Frame 1 (no input): blank canvas, image omitted
Frame 60 (the mouse pressed at the canvas centre just before this capture): blank canvas, image omitted
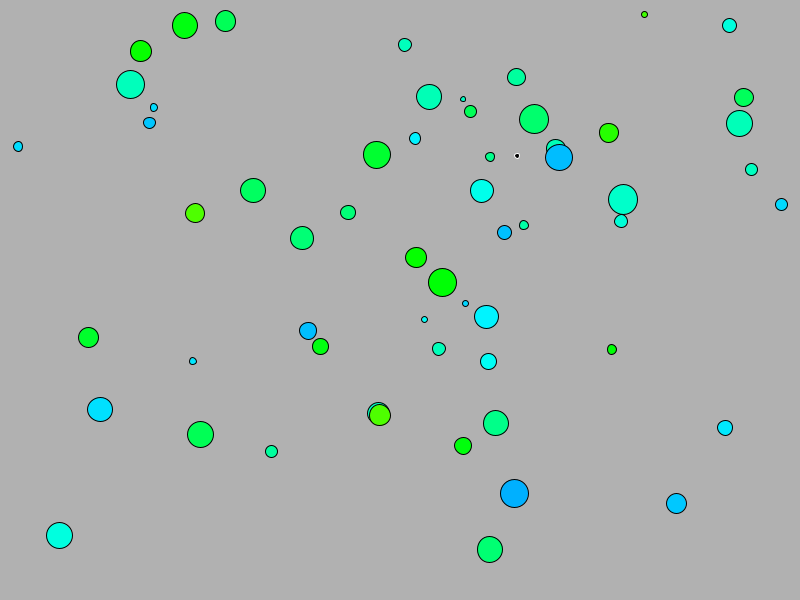
Frame 120 (the mouse held since frame 60 and released just before this capture)

The Processing sketch whose frames 1 and 60 were blank and that drew this single picture after the mouse press (run headless with seeded random() and noise(); from frame 60 on, the mouse is pressed at the canvas centre):

// Processing sketch: black_hole_attempt
// ── black_hole_attempt.pde
ArrayList<BouncyBall> food = new ArrayList<BouncyBall>();
BlackHole devourerOfAllThings;

void setup() {
  size(800, 600);
  colorMode(HSB, 360, 100, 100, 100);
  devourerOfAllThings = new BlackHole();
}

void draw() {
background(250);
  devourerOfAllThings.display();
  if (mousePressed) {
    food.add(new BouncyBall(random(5, 30), random(.1, 5)));
  }
  for (int i = 0; i < food.size (); i++) {
BouncyBall b = food.get(i);
    b.display();
    b.move();
    b.isSuckedIn(devourerOfAllThings);

    if (devourerOfAllThings.consumes(b)) {
      food.remove(i); 
      devourerOfAllThings.grow();
}
 }
}


class BlackHole {
  PVector loc;
  float sz;

  BlackHole() {
    loc = new PVector(random(width), random(height));
    sz = 5;
  }

  void display() {
    fill(0);
    stroke(360);
    strokeWeight(1);
    ellipse(loc.x, loc.y, sz, sz);
  }

  boolean consumes(BouncyBall food) {
    if (loc.dist(food.loc) < sz/2 + food.sz/2) {
      return true;      
    }
    else{
     return false; 
    }
  }

void grow(){
   sz+=1; 
  }
}
class BouncyBall {
  PVector loc, vel, acc;
  float sz;
 float speed;
 float hue;

 BouncyBall(float tempsz, float tempspeed) {
   sz = tempsz;
    speed = tempspeed;
   loc = new PVector(random(sz, width-sz), random(sz, height-sz));
    vel = PVector.random2D();
    acc = new PVector();
  vel.setMag(speed);
   hue = random(100,200);
  }
  
 void display() {
  fill(hue, 100, 100, 100);
 stroke(0);
  ellipse(loc.x, loc.y, sz, sz);
 }
 void move() {
   vel.add(acc);
    loc.add(vel);
  }
  void wallBounce() {
    if (loc.x + sz/2 > width) {
      vel.x = -abs(vel.x);
    } 
    if (loc.x - sz/2 < 0) {
      vel.x = abs(vel.x);
    }
    if (loc.y + sz/2 > height) {
      vel.y = -abs(vel.y);
    }
    if (loc.y - sz/2 < 0) {
      vel.y = abs(vel.y);
    }
  }

  void collideWith(BouncyBall other) {
    if (loc.dist(other.loc) < sz/2 + other.sz/2) {
      vel = PVector.sub(loc, other.loc);
      vel.setMag(speed);
    }
  }
  void goAway() {
    loc.set(width*10, height*10);
  vel.set(0, 0);
 }
 void teleport() {
   loc.set(mouseX, mouseY);
   vel = PVector.random2D();
 }

 void isSuckedIn(BlackHole doom) {
   acc = PVector.sub(doom.loc, loc);
   acc.setMag(.1);
 }
}
